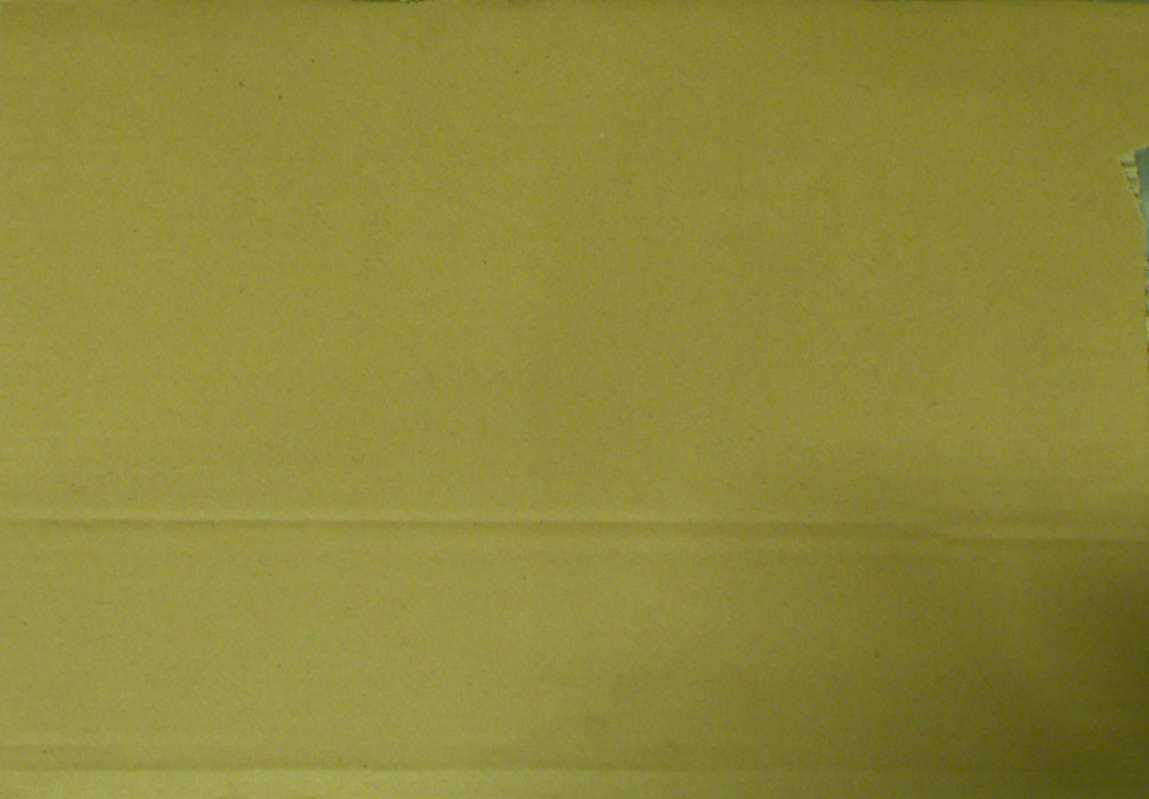
#> input picture data/imgs/background.png, 1149 x 799 px, found by its file name
$ python detect_orientation.py
#> lines starting #> are read from the running program, lines starting #| are printed output that depends on the picture; after the words box and inside, x2 and y2 are one past the last pixel; in counts of white or black regions, pixels touching at a corner belong together; long printed decimals are rounded
import numpy as np
import cv2
import os
import re
from math import atan2
import math

# to save the needed pictures: cv2.imwrite(data_path + "/orientation_pics/" + frame_path.replace(".npy", "") + ".jpg", frame)
data_path = os.getcwd() + "/data/imgs/"

angle_in_file = re.compile(r".*_(.*).jpg")

background = cv2.imread(data_path + "background.png")
#> background is the input picture: shape (799, 1149, 3); mean B, G, R 58.3, 135.8, 140.4
background = cv2.cvtColor(background, cv2.COLOR_BGR2GRAY)
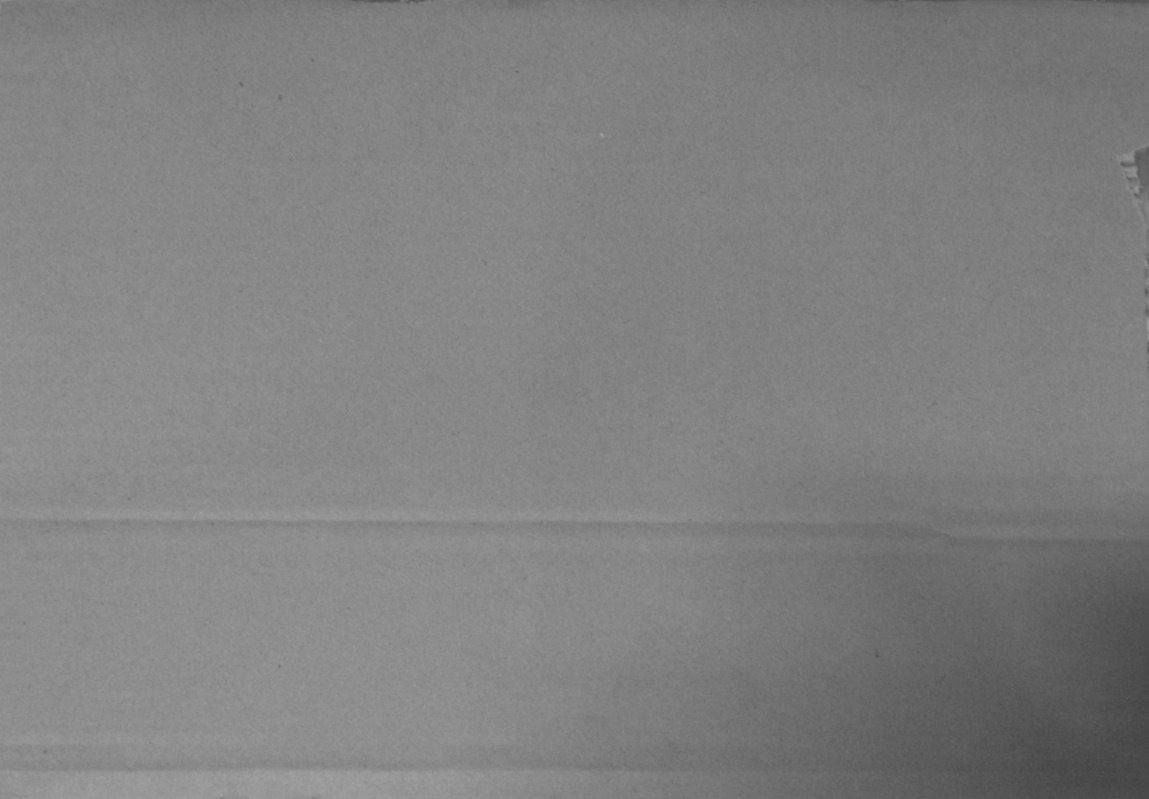
#> background: shape (799, 1149); min 67, max 163, mean 128.3
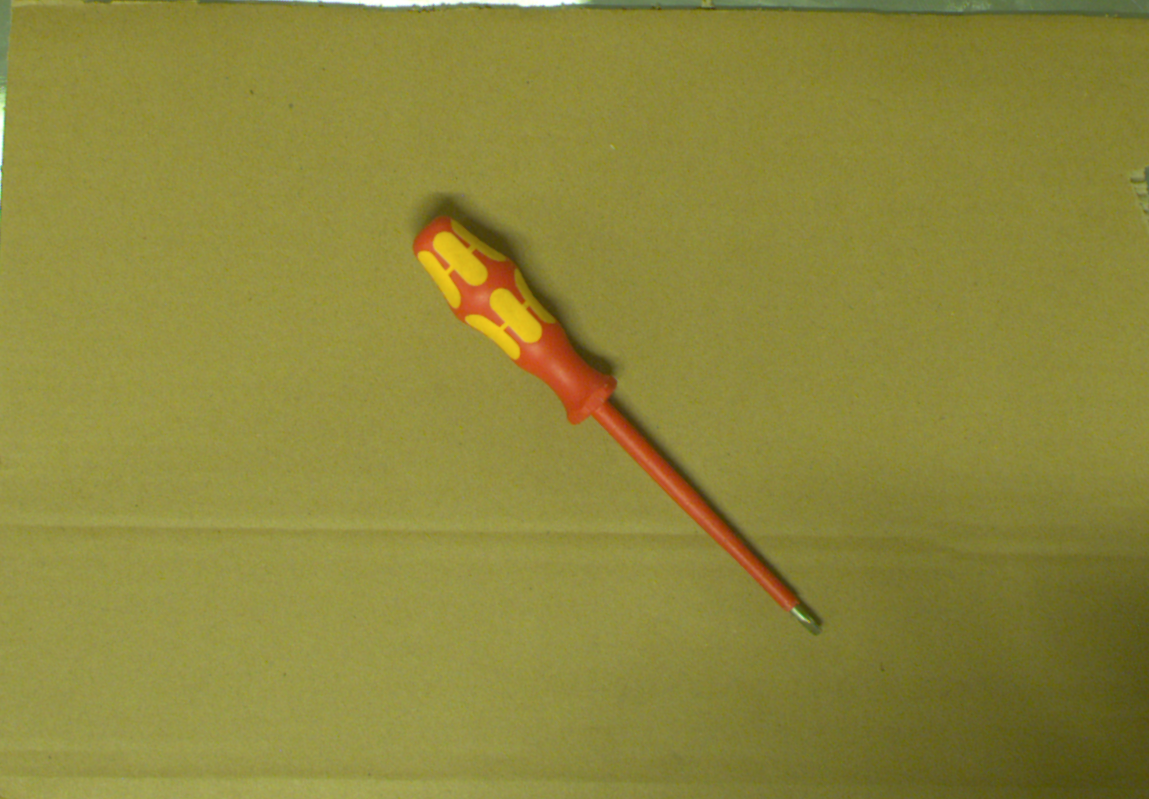
#> input picture data/imgs/undistort_cropped/0005.png, 1149 x 799 px, found by its file name
#> further down, src is the input picture: shape (799, 1149, 3); mean B, G, R 59.8, 135, 141.2


def drawAxis(img, p_, q_, colour, scale):
    p = list(p_)
    q = list(q_)

    angle = atan2(p[1] - q[1], p[0] - q[0]) # angle in radians
    hypotenuse = np.sqrt((p[1] - q[1]) * (p[1] - q[1]) + (p[0] - q[0]) * (p[0] - q[0]))
    # Here we lengthen the arrow by a factor of scale
    q[0] = p[0] - scale * hypotenuse * np.cos(angle)
    q[1] = p[1] - scale * hypotenuse * np.sin(angle)
    cv2.line(img, (int(p[0]), int(p[1])), (int(q[0]), int(q[1])), colour, 2, cv2.LINE_AA)
    # create the arrow hooks
    p[0] = q[0] + 9 * np.cos(angle + np.pi / 4)
    p[1] = q[1] + 9 * np.sin(angle + np.pi / 4)
    cv2.line(img, (int(p[0]), int(p[1])), (int(q[0]), int(q[1])), colour, 2, cv2.LINE_AA)
    p[0] = q[0] + 9 * np.cos(angle - np.pi / 4)
    p[1] = q[1] + 9 * np.sin(angle - np.pi / 4)
    cv2.line(img, (int(p[0]), int(p[1])), (int(q[0]), int(q[1])), colour, 2, cv2.LINE_AA)


def getOrientation(pts, img):

    sz = len(pts)
    data_pts = np.empty((sz, 2), dtype=np.float64)
    for i in range(data_pts.shape[0]):
        data_pts[i,0] = pts[i,0,0]
        data_pts[i,1] = pts[i,0,1]
    # Perform PCA analysis
    mean = np.empty((0))
    mean, eigenvectors, eigenvalues = cv2.PCACompute2(data_pts, mean)
    # Store the center of the object
    cntr = (int(mean[0,0]), int(mean[0,1]))


    cv2.circle(img, cntr, 3, (255, 0, 255), 2)
    p1 = (cntr[0] + 0.02 * eigenvectors[0,0] * eigenvalues[0,0], cntr[1] + 0.02 * eigenvectors[0,1] * eigenvalues[0,0])
    p2 = (cntr[0] - 0.02 * eigenvectors[1,0] * eigenvalues[1,0], cntr[1] - 0.02 * eigenvectors[1,1] * eigenvalues[1,0])
    drawAxis(img, cntr, p1, (0, 0, 255), 0.6)
    drawAxis(img, cntr, p2, (0, 255, 0), 0.6)
    print("eigenvectors, ",eigenvectors)
    print("eigenvalues, ", eigenvalues)
    angle = atan2(eigenvectors[0,1], eigenvectors[0,0]) # orientation in radians

    return angle


def remove_bg(frame, background):
    """
    remove the background from the image and tresholded it to make it binary

    Args:
        frame (cv2.Mat): the snapshot of the object on which we have to remove the background
        background (_type_): the background of the snapshot

    Returns:
        new_frame (cv2.Mat): the snapshot with his background removed and tresholded
    """
    new_frame = cv2.cvtColor(frame, cv2.COLOR_BGR2GRAY)
    new_frame = cv2.absdiff(new_frame, background)
    _, new_frame = cv2.threshold(new_frame, 50, 255, cv2.THRESH_BINARY | cv2.THRESH_OTSU)
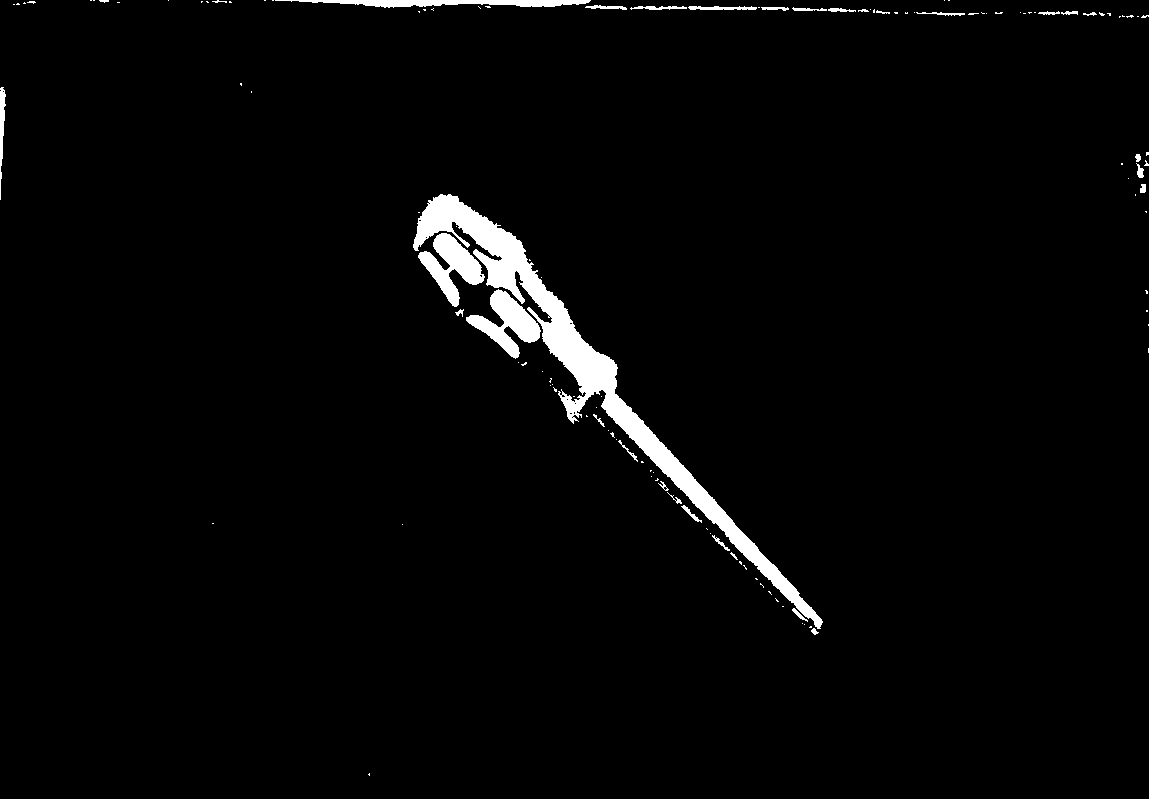
#> new_frame: shape (799, 1149); 2.4% white; 123 white regions (91 under 20 px)
    # _, new_frame = cv2.threshold(new_frame, 30, 255, 0)
    return new_frame


# frame = cv2.imread(data_path + "frame001_-4.900643900102279e-08.jpg", cv2.IMREAD_GRAYSCALE)
src = cv2.imread("./data/imgs/undistort_cropped/0005.png")
gray = remove_bg(src, background)

_, bw = cv2.threshold(gray, 50, 255, cv2.THRESH_BINARY | cv2.THRESH_OTSU)
contours, _ = cv2.findContours(bw, cv2.RETR_LIST, cv2.CHAIN_APPROX_NONE)
#> contours = 139 contours, 115 with area under 20; largest, box (x1, y1, x2, y2) and area: (413, 194, 823, 629) 13516, (466, 289, 541, 359) 2028, (418, 233, 485, 307) 2010, (275, 0, 591, 8) 1186, (0, 87, 6, 200) 236
areas = []
for i, c in enumerate(contours):
    # Calculate the area of each contour
    area = cv2.contourArea(c)
    # Ignore contours that are too small or too large
    # if area < 1e2 or 1e5 < area:
    #     continue
    areas.append(area)
#> this loop made 139 passes
#> area on passes 2, 6, 16, 21, 24, 31, 58, 60: 22, 43, 39, 59, 24.5, 35, 20, 2028.5
#> after the loop, areas = 139 values, max 13516 at index 71, min 0 at index 3, mean 144.9
    # [5 lines of commented-out code are left out]

right_contour = contours[np.argmax(areas)]
#> right_contour = contour of 1548 points, box (x1, y1, x2, y2) (413, 194, 823, 629), area 13516
# cv2.drawContours(src, right_contour, -1, (0, 0, 255), 2)
# Find the orientation of each shape
tmp = gray.copy()

output_img = cv2.merge([tmp, tmp, tmp])
#> output_img: shape (799, 1149, 3); 2.4% white; 123 white regions (91 under 20 px), largest, box (x1, y1, x2, y2) and area: (413, 194, 823, 629) 14272, (466, 289, 541, 359) 2156, (418, 233, 485, 307) 2136

angle = getOrientation(right_contour, output_img)
#> in getOrientation, `sz = len(pts)`: sz = 1548
#> after the loop in getOrientation, `for i in range(data_pts.shape[0]):`: data_pts = 1548 pairs, first value 413 to 822, second value 194 to 628
#> in getOrientation, `mean, eigenvectors, eigenvalues = cv2.PCACompute2(data_pts, mean)`: mean = [[587.7, 372.7]]; eigenvectors = [[0.665, 0.747], [0.747, -0.665]]; eigenvalues = [26154.4, 328.4]
#> in getOrientation, `cntr = (int(mean[0,0]), int(mean[0,1]))`: cntr = (587, 372)
#> in getOrientation, `p1 = (cntr[0] + 0.02 * eigenvectors[0,0] * eigenvalues[0,0], cntr[1] +..`: p1 = (934.9, 762.6)
#> in getOrientation, `p2 = (cntr[0] - 0.02 * eigenvectors[1,0] * eigenvalues[1,0], cntr[1] -..`: p2 = (582.1, 376.4)
#> in drawAxis, `p = list(p_)`: p = [587, 372]
#> in drawAxis, `q = list(q_)`: q = [934.9, 762.6]
#> in drawAxis, `angle = atan2(p[1] - q[1], p[0] - q[0])`: angle = -2.3
#> in drawAxis, `hypotenuse = np.sqrt((p[1] - q[1]) * (p[1] - q[1]) + (p[0] - q[0]) * (..`: hypotenuse = 523.1
#> in drawAxis, `cv2.line(img, (int(p[0]), int(p[1])), (int(q[0]), int(q[1])), colour, ..`:
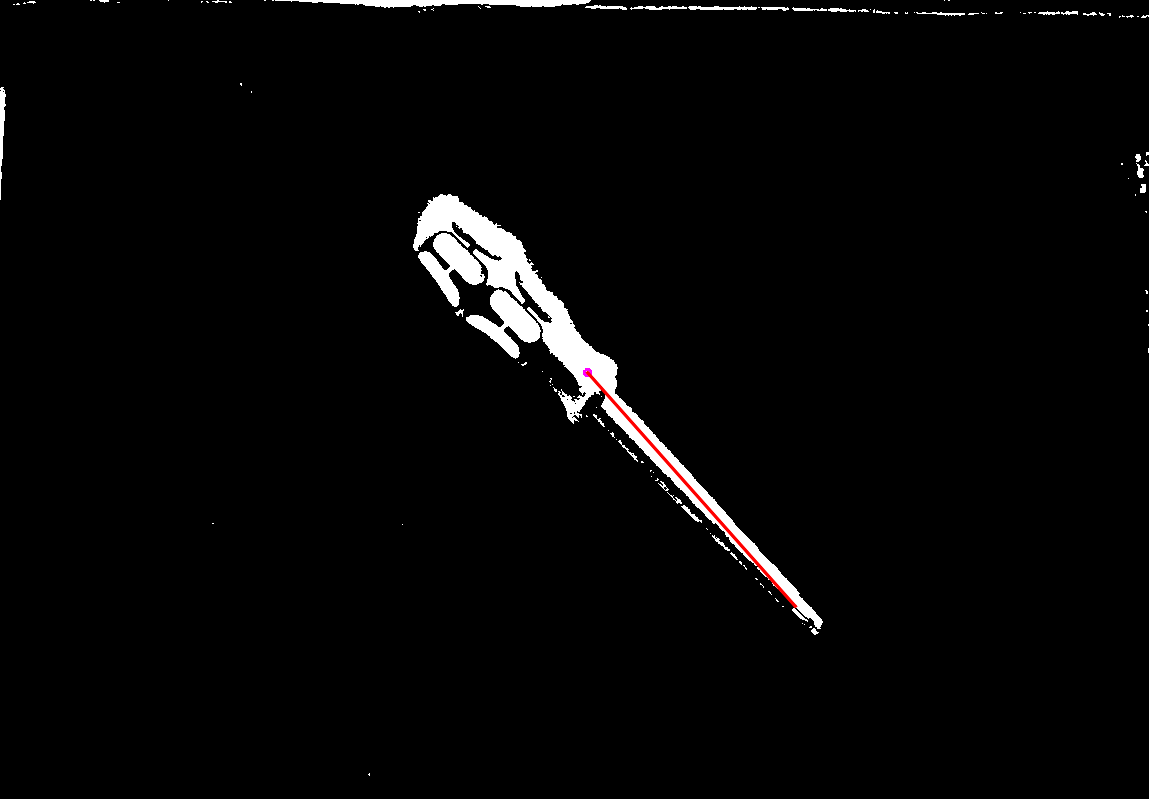
#> img: shape (799, 1149, 3); mean of channels 0, 1, 2 6, 5.9, 6.2; drawn as B, G, R
#> in drawAxis, `cv2.line(img, (int(p[0]), int(p[1])), (int(q[0]), int(q[1])), colour, ..`: img: shape (799, 1149, 3); 0.01% of pixels changed, all inside (x1, y1, x2, y2) = (793, 596, 799, 609)
#> in drawAxis, `cv2.line(img, (int(p[0]), int(p[1])), (int(q[0]), int(q[1])), colour, ..`: img: shape (799, 1149, 3); mean of channels 0, 1, 2 6, 5.9, 6.3
#> in drawAxis (call 2), `cv2.line(img, (int(p[0]), int(p[1])), (int(q[0]), int(q[1])), colour, ..`: img: shape (799, 1149, 3); mean of channels 0, 1, 2 6, 5.9, 6.2
#> in drawAxis (call 2), `cv2.line(img, (int(p[0]), int(p[1])), (int(q[0]), int(q[1])), colour, ..`: img: shape (799, 1149, 3); mean of channels 0, 1, 2 5.9, 6, 6.2
#> in drawAxis (call 2), `cv2.line(img, (int(p[0]), int(p[1])), (int(q[0]), int(q[1])), colour, ..`: img: shape (799, 1149, 3); mean of channels 0, 1, 2 5.9, 6, 6.2
#| eigenvectors,  [[ 0.6651  0.7468]
#|  [ 0.7468 -0.6651]]
#| eigenvalues,  [[26154.437]
#|  [  328.372 ]]
#> in getOrientation, `angle = atan2(eigenvectors[0,1], eigenvectors[0,0])`: angle = 0.843
#> angle = 0.843
cv2.imwrite('data/imgs/orientation_output.png', output_img)

cv2.imshow("Output", output_img)
cv2.waitKey()
